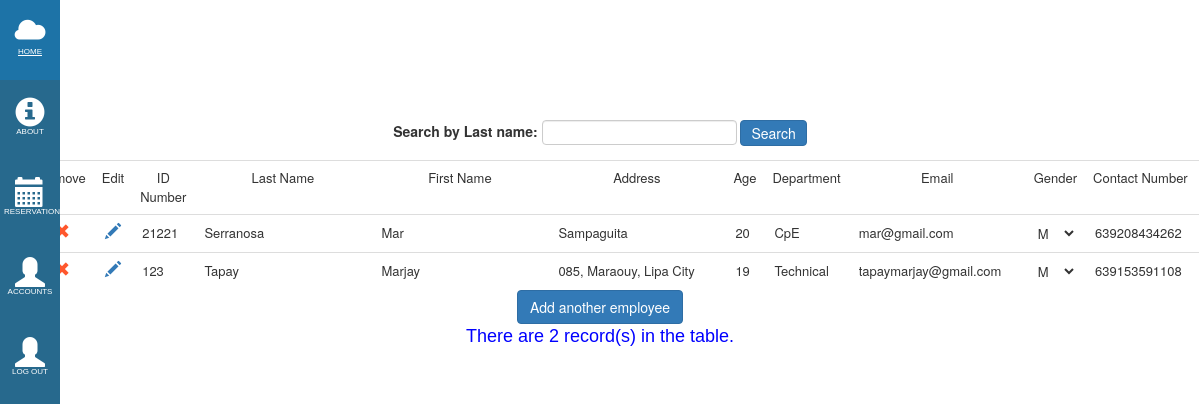
Page /employees.php on the earlier database version.
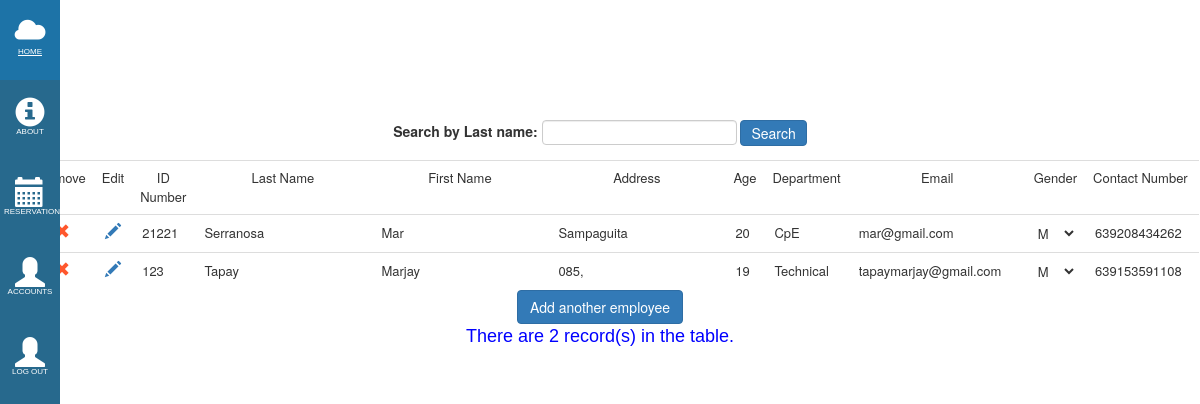
Same page on the later database version.
### tables this page shows
CREATE TABLE `employee` (
  `Employee_ID` int(11) NOT NULL,
  `Emp_FN` varchar(30) NOT NULL,
  `Emp_LN` varchar(30) NOT NULL,
  `Emp_Address` varchar(50) NOT NULL,
  `Emp_Age` int(11) NOT NULL,
  `Emp_Department` varchar(30) NOT NULL,
  `Emp_Email` varchar(30) NOT NULL,
  `Emp_Gender` varchar(30) NOT NULL,
  `Emp_CNumber` varchar(12) NOT NULL
);

### employees.php (the view, shortened to what the changed rows need)
<HTML>
<HEAD>
    <link rel="stylesheet" href="https://maxcdn.bootstrapcdn.com/bootstrap/3.3.7/css/bootstrap.min.css">
    <link rel="stylesheet" href="bren/side_bar.css" type="text/css">
</HEAD>
<BODY>
<div class="container">
    <TABLE class="table">
        <?php
        include 'connect.php';
        $searchLN = $_POST['txtSearchLN'];
        if ($searchLN=="undefined")
        {
            $SQL = mysqli_query($con,"SELECT * FROM employee ORDER BY Emp_LN");
        }
        else
        {
            $SQL=mysqli_query($con,"SELECT * FROM employee WHERE Emp_LN LIKE '$searchLN%'");
        }
        while($row=mysqli_fetch_array($SQL))
        {
        ?>
        <form <?php echo ($_SESSION["count"]==2) ? 'method=\'post\' action=\'employee_edit.php\'' : '' ?>>
        <TR>
            <td align="center"><a onclick="return Del()" href="delete_employee.php?SID=<?php echo $row['Employee_ID']; ?>"><span class="glyphicon glyphicon-remove"></span></a></td>
            <td align="center"><a href="employee_edit.php?SID=<?php echo $row['Employee_ID']; ?>"><<?php echo ($_SESSION["count"]==2 && $_SESSION["selected"]==$row['Employee_ID']) ? 'button name=\'save_button\' type=submit class="btn btn-link save"' : 'span' ?> class=<?php echo ($_SESSION["count"]==2 && $_SESSION["selected"]==$row['Employee_ID']) ? "'glyphicon glyphicon-floppy-disk'" : "'glyphicon glyphicon-pencil'"?>><?php
                    echo ($_SESSION["count"]==2 && $_SESSION["selected"]==$row['Employee_ID']) ? '<span class="glyphicon glyphicon-floppy-disk"></span></button>' : '</span>';
                    ?></a></td>
            <td><input class="<?php echo 'cell'.$row['Employee_ID']?> table_cell" name="emp_id" id="emp_id" value=<?php echo $row['Employee_ID']; ?> readonly></td>
            <td><input class="<?php echo 'cell'.$row['Employee_ID']?> table_cell" name="emp_ln" id="emp_ln" value=<?php echo $row['Emp_LN']; ?> <?php echo (($_SESSION["count"]==2 && $row['Employee_ID']!=$_SESSION["selected"]) || $_SESSION["count"]<=1) ? "readonly" : ""?>> </td>
            <td><input class="table_cell <?php echo 'cell'.$row['Employee_ID']?>" name="emp_fn" id="emp_fn" value=<?php echo $row['Emp_FN']; ?>  <?php echo (($_SESSION["count"]==2 && $row['Employee_ID']!=$_SESSION["selected"]) || $_SESSION["count"]<=1) ? "readonly" : ""?>></td>
            <td><input type="text" class="table_cell <?php echo 'cell'.$row['Employee_ID']?>" id="emp_add" name="emp_add" value="<?php echo $row['Emp_Address']; ?>"  <?php echo (($_SESSION["count"]==2 && $row['Employee_ID']!=$_SESSION["selected"]) || $_SESSION["count"]<=1) ? "readonly" : ""?>></td>
            <td><input type="text" class="table_cell <?php echo 'cell'.$row['Employee_ID']?>" id="emp_age" name="emp_age" value=<?php echo $row['Emp_Age']; ?>  <?php echo (($_SESSION["count"]==2 && $row['Employee_ID']!=$_SESSION["selected"]) || $_SESSION["count"]<=1) ? "readonly" : ""?>></td>
            <td><input type="text" class="table_cell <?php echo 'cell'.$row['Employee_ID']?>" id="emp_dept" name="emp_dept" value=<?php echo $row['Emp_Department']; ?>  <?php echo (($_SESSION["count"]==2 && $row['Employee_ID']!=$_SESSION["selected"]) || $_SESSION["count"]<=1) ? "readonly" : ""?>></td>
            <td><input type="email" class="table_cell <?php echo 'cell'.$row['Employee_ID']?>" id="emp_email" name="emp_email" value=<?php echo $row['Emp_Email'];?>  <?php echo (($_SESSION["count"]==2 && $row['Employee_ID']!=$_SESSION["selected"]) || $_SESSION["count"]<=1) ? "readonly" : ""?>></td>
            <td><select class="table_cell <?php echo 'cell'.$row['Employee_ID']?>" id="gender" name="gender">
                    <option value="Male"  <?php echo ($row['Emp_Gender']=="Male") ? "selected":"";?> <?php echo (($_SESSION["count"]==2 && $row['Employee_ID']!=$_SESSION["selected"]) || $_SESSION["count"]<=1) ? "disabled=\"disabled\"" : ""?>>M</option>
                </select>
            </td>
            <td><input type="text" class="table_cell <?php echo 'cell'.$row['Employee_ID']?>" id="emp_cnumber" name="emp_cnumber" value=<?php echo $row['Emp_CNumber']; ?>  <?php echo (($_SESSION["count"]==2 && $row['Employee_ID']!=$_SESSION["selected"]) || $_SESSION["count"]<=1) ? "readonly" : ""?>></td>
        </TR>
        </form>
        <?php
        }
        ?>
    </TABLE>
    <br></br>
</div>
</BODY>
</HTML>

Differences in the rows shown:
changed employee "Tapay": emp_add "085, Maraouy, Lipa City" → "085,"
